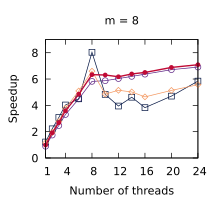

Source code (gnuplot):
set title "m = 8"
set terminal pdf size 2.2,2.0
set output "./results/LUD_n___512,_m___8.pdf"
set key off
set xrange [1:24]
set xtics (1, 4, 8, 12, 16, 20, 24)
set xlabel "Number of threads"
set yrange [0:9]
set ytics (0, 2, 4, 6, 8)
set ylabel "Speedup"
plot './results/LUD_n___512,_m___8.dat' using 1:2 title "Work stealing" pointsize 0.7 lw 1 pt 6 linecolor rgb "#5B2182" with linespoints, \
  './results/LUD_n___512,_m___8.dat' using 1:3 title "OpenMP (loops)" pointsize 0.7 lw 1 pt 4 linecolor rgb "#001240" with linespoints, \
  './results/LUD_n___512,_m___8.dat' using 1:4 title "OpenMP (tasks)" pointsize 0.7 lw 1 pt 12 linecolor rgb "#F3965E" with linespoints, \
  './results/LUD_n___512,_m___8.dat' using 1:5 title "Work assisting (our)" pointsize 0.4 lw 2 pt 7 linecolor rgb "#C00A35" with linespoints
